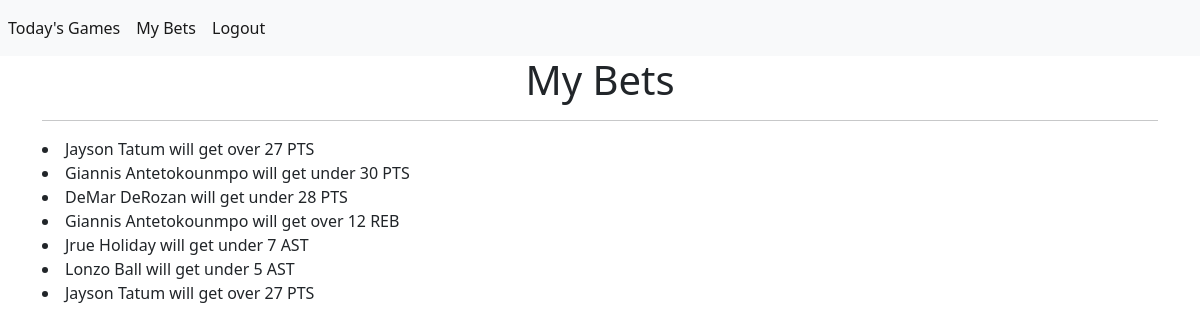
Screenshot of /my-bets (signed in) with the database file from the repository.
### app/models.py (models this page shows)
class Bet(db.Model):
    id = db.Column(db.Integer, primary_key = True)
    game_id = db.Column(db.Integer)
    player_name = db.Column(db.String(500))
    statistic = db.Column(db.String(100))
    over_statistic = db.Column(db.Boolean, default = False, nullable = False)
    num_stats = db.Column(db.Integer)
    date = db.Column(db.DateTime(timezone=True), server_default=func.now())
    user_id = db.Column(db.Integer, db.ForeignKey('user.id'))

### app/views.py (the view)
@app.route("/my-bets")
def my_bets():
    return render_template("user_bets.html", user = current_user)

### app/__init__.py (called while the page is built)
@login_manager.user_loader
def load_user(id):
    return User.query.get(int(id))

### app/templates/user_bets.html (shortened to what this page needs)
{% extends "main/base.html" %}
{% block main %}
<div class="container">
    <div class="row">
        <div class="col">
            <h1>My Bets</h1>
            <hr>
            <p> {% for bet in user.bets %}
                <li>{% if bet.over_statistic == true %}
                {{bet.player_name}} will get over {{bet.num_stats| round| int}} {{bet.statistic}}
                {% else %}
                {{bet.player_name}} will get under {{bet.num_stats| round| int}} {{bet.statistic}}
                {% endif %}
                </li>
                {% endfor %}
            </p>
        </div>
    </div>
</div>
{% endblock %}

### app/templates/main/base.html (shortened to what this page needs)
<!doctype html>
<html lang="en">
<head>
    <link href="https://cdn.jsdelivr.net/npm/bootstrap@5.1.3/dist/css/bootstrap.min.css" rel="stylesheet"
>
    <link rel="stylesheet" href="{{ url_for('static', filename='css/style.css') }}">
</head>
<body>
    <nav class="navbar navbar-expand-lg navbar-light bg-light">
        <div class="collapse navbar-collapse" id="navbar">
            <div class="navbar-nav">
                {% if user.is_authenticated %}
                <a class="nav-link active" id = "today_games" href="/">Today's Games</a>
                <a class="nav-link active" id = "today_games" href="/my-bets">My Bets</a>
                <a class="nav-link active" id="logout" href="/logout">Logout</a>
                {% else %}
                <a class="nav-link active" id ="login" href="/login">Login</a>
                <a class="nav-link active" io="sign_up" href="/sign-up">Sign Up</a>
                {% endif %}
            </div>
        </div>
    </nav>
    <main>
        {% block main %} {% endblock %}
    </main>
</body>
</html>

### app/static/css/style.css (style rules this page uses)
h1 { text-align: center; }

### rows the page displays
Bet: player_name "Jayson Tatum", num_stats "27", statistic "PTS"
Bet: player_name "Giannis Antetokounmpo", num_stats "30", statistic "PTS"
Bet: player_name "DeMar DeRozan", num_stats "28", statistic "PTS"
Bet: player_name "Giannis Antetokounmpo", num_stats "12", statistic "REB"
Bet: player_name "Jrue Holiday", num_stats "7", statistic "AST"
Bet: player_name "Lonzo Ball", num_stats "5", statistic "AST"
Bet: player_name "Jayson Tatum", num_stats "27", statistic "PTS"
